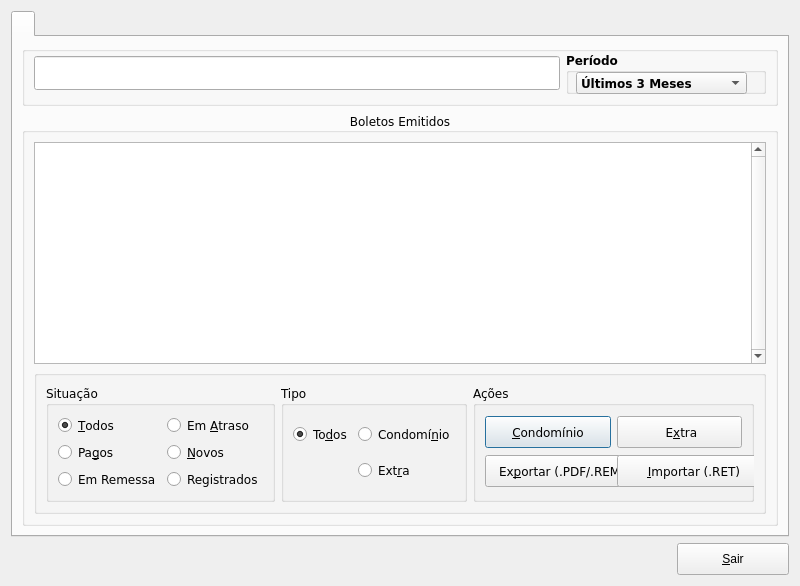
<?xml version="1.0" encoding="UTF-8"?>
<ui version="4.0">
 <class>Managerticket</class>
 <widget class="QDialog" name="Managerticket">
  <property name="geometry">
   <rect>
    <x>0</x>
    <y>0</y>
    <width>800</width>
    <height>586</height>
   </rect>
  </property>
  <property name="minimumSize">
   <size>
    <width>0</width>
    <height>0</height>
   </size>
  </property>
  <property name="windowTitle">
   <string/>
  </property>
  <property name="windowIcon">
   <iconset resource="../../icons/resources.qrc">
    <normaloff>:/png/marca-m.png</normaloff>:/png/marca-m.png</iconset>
  </property>
  <layout class="QGridLayout" name="gridLayout_4">
   <item row="0" column="0">
    <widget class="QTabWidget" name="tabWidget">
     <property name="font">
      <font>
       <family>Verdana</family>
       <pointsize>8</pointsize>
      </font>
     </property>
     <property name="focusPolicy">
      <enum>Qt::NoFocus</enum>
     </property>
     <property name="currentIndex">
      <number>0</number>
     </property>
     <widget class="QWidget" name="tab">
      <attribute name="title">
       <string/>
      </attribute>
      <layout class="QGridLayout" name="gridLayout_2">
       <item row="1" column="0">
        <widget class="QGroupBox" name="groupBoxItens">
         <property name="font">
          <font>
           <family>Verdana</family>
           <pointsize>9</pointsize>
           <weight>50</weight>
           <bold>false</bold>
          </font>
         </property>
         <property name="title">
          <string>Boletos Emitidos</string>
         </property>
         <property name="alignment">
          <set>Qt::AlignCenter</set>
         </property>
         <layout class="QGridLayout" name="gridLayout">
          <item row="1" column="0">
           <widget class="QGroupBox" name="groupBox_3">
            <property name="minimumSize">
             <size>
              <width>300</width>
              <height>0</height>
             </size>
            </property>
            <property name="title">
             <string/>
            </property>
            <layout class="QGridLayout" name="gridLayout_7">
             <item row="0" column="1">
              <widget class="QGroupBox" name="groupBox_6">
               <property name="title">
                <string>Tipo</string>
               </property>
               <layout class="QGridLayout" name="gridLayout_6">
                <item row="0" column="0">
                 <widget class="QRadioButton" name="radioButtonAllType">
                  <property name="text">
                   <string>To&amp;dos</string>
                  </property>
                  <property name="checked">
                   <bool>true</bool>
                  </property>
                 </widget>
                </item>
                <item row="0" column="1">
                 <widget class="QRadioButton" name="radioButtonTxCond">
                  <property name="text">
                   <string>Condomí&amp;nio</string>
                  </property>
                 </widget>
                </item>
                <item row="1" column="1">
                 <widget class="QRadioButton" name="radioButtonTxExtra">
                  <property name="text">
                   <string>Ext&amp;ra</string>
                  </property>
                 </widget>
                </item>
               </layout>
              </widget>
             </item>
             <item row="0" column="0">
              <widget class="QGroupBox" name="groupBox_5">
               <property name="title">
                <string>Situação</string>
               </property>
               <layout class="QGridLayout" name="gridLayout_5">
                <item row="1" column="1">
                 <widget class="QRadioButton" name="radioButtonNew">
                  <property name="text">
                   <string>&amp;Novos</string>
                  </property>
                 </widget>
                </item>
                <item row="1" column="0">
                 <widget class="QRadioButton" name="radioButtonPayed">
                  <property name="text">
                   <string>Pa&amp;gos</string>
                  </property>
                 </widget>
                </item>
                <item row="0" column="1">
                 <widget class="QRadioButton" name="radioButtonNotPayed">
                  <property name="text">
                   <string>Em &amp;Atraso</string>
                  </property>
                 </widget>
                </item>
                <item row="0" column="0">
                 <widget class="QRadioButton" name="radioButtonAll">
                  <property name="text">
                   <string>&amp;Todos</string>
                  </property>
                  <property name="checked">
                   <bool>true</bool>
                  </property>
                 </widget>
                </item>
                <item row="2" column="0">
                 <widget class="QRadioButton" name="radioButtonRemessa">
                  <property name="text">
                   <string>Em Remessa</string>
                  </property>
                 </widget>
                </item>
                <item row="2" column="1">
                 <widget class="QRadioButton" name="radioButtonRegistered">
                  <property name="text">
                   <string>Registrados</string>
                  </property>
                 </widget>
                </item>
               </layout>
              </widget>
             </item>
             <item row="0" column="2">
              <widget class="QGroupBox" name="groupBox">
               <property name="title">
                <string>Ações</string>
               </property>
               <layout class="QGridLayout" name="gridLayout_3">
                <item row="0" column="0">
                 <widget class="QPushButton" name="PshBtnTxCondominial">
                  <property name="minimumSize">
                   <size>
                    <width>112</width>
                    <height>32</height>
                   </size>
                  </property>
                  <property name="text">
                   <string>&amp;Condomínio</string>
                  </property>
                  <property name="icon">
                   <iconset resource="../../icons/resources.qrc">
                    <normaloff>:/png/icon_wallet.png</normaloff>:/png/icon_wallet.png</iconset>
                  </property>
                 </widget>
                </item>
                <item row="0" column="1">
                 <widget class="QPushButton" name="PshBtnTxExtra">
                  <property name="minimumSize">
                   <size>
                    <width>112</width>
                    <height>32</height>
                   </size>
                  </property>
                  <property name="text">
                   <string> E&amp;xtra</string>
                  </property>
                  <property name="icon">
                   <iconset resource="../../icons/resources.qrc">
                    <normaloff>:/png/icon_wallet_alt.png</normaloff>:/png/icon_wallet_alt.png</iconset>
                  </property>
                 </widget>
                </item>
                <item row="1" column="0">
                 <widget class="QPushButton" name="pushButtonExportar">
                  <property name="minimumSize">
                   <size>
                    <width>154</width>
                    <height>32</height>
                   </size>
                  </property>
                  <property name="text">
                   <string>Ex&amp;portar (.PDF/.REM)</string>
                  </property>
                  <property name="icon">
                   <iconset resource="../../icons/resources.qrc">
                    <normaloff>:/png/icon_download.png</normaloff>:/png/icon_download.png</iconset>
                  </property>
                 </widget>
                </item>
                <item row="1" column="1">
                 <widget class="QPushButton" name="pushButtonImport">
                  <property name="minimumSize">
                   <size>
                    <width>154</width>
                    <height>32</height>
                   </size>
                  </property>
                  <property name="text">
                   <string>&amp;Importar (.RET)</string>
                  </property>
                  <property name="icon">
                   <iconset resource="../../icons/resources.qrc">
                    <normaloff>:/png/icon_upload.png</normaloff>:/png/icon_upload.png</iconset>
                  </property>
                 </widget>
                </item>
               </layout>
              </widget>
             </item>
            </layout>
           </widget>
          </item>
          <item row="0" column="0">
           <widget class="QRadTableViewSearch" name="tableViewSearch">
            <property name="font">
             <font>
              <family>Verdana</family>
              <pointsize>8</pointsize>
             </font>
            </property>
            <property name="focusPolicy">
             <enum>Qt::NoFocus</enum>
            </property>
            <property name="styleSheet">
             <string notr="true"/>
            </property>
            <property name="lineWidth">
             <number>0</number>
            </property>
            <property name="verticalScrollBarPolicy">
             <enum>Qt::ScrollBarAlwaysOn</enum>
            </property>
            <property name="selectionBehavior">
             <enum>QAbstractItemView::SelectRows</enum>
            </property>
            <property name="sortingEnabled">
             <bool>true</bool>
            </property>
            <attribute name="horizontalHeaderDefaultSectionSize">
             <number>50</number>
            </attribute>
            <attribute name="horizontalHeaderMinimumSectionSize">
             <number>20</number>
            </attribute>
            <attribute name="verticalHeaderVisible">
             <bool>false</bool>
            </attribute>
            <attribute name="verticalHeaderDefaultSectionSize">
             <number>20</number>
            </attribute>
            <attribute name="verticalHeaderMinimumSectionSize">
             <number>18</number>
            </attribute>
           </widget>
          </item>
         </layout>
        </widget>
       </item>
       <item row="0" column="0">
        <widget class="QGroupBox" name="groupBox_2">
         <property name="minimumSize">
          <size>
           <width>0</width>
           <height>60</height>
          </size>
         </property>
         <property name="maximumSize">
          <size>
           <width>16777215</width>
           <height>60</height>
          </size>
         </property>
         <property name="font">
          <font>
           <family>Verdana</family>
           <pointsize>9</pointsize>
           <weight>75</weight>
           <bold>true</bold>
          </font>
         </property>
         <property name="title">
          <string/>
         </property>
         <property name="alignment">
          <set>Qt::AlignHCenter|Qt::AlignTop</set>
         </property>
         <layout class="QHBoxLayout" name="horizontalLayout">
          <property name="spacing">
           <number>6</number>
          </property>
          <property name="leftMargin">
           <number>9</number>
          </property>
          <property name="topMargin">
           <number>0</number>
          </property>
          <property name="rightMargin">
           <number>9</number>
          </property>
          <property name="bottomMargin">
           <number>9</number>
          </property>
          <item>
           <widget class="QRadLineEditFakeEnter" name="lineEditSearch">
            <property name="minimumSize">
             <size>
              <width>0</width>
              <height>34</height>
             </size>
            </property>
            <property name="maximumSize">
             <size>
              <width>16777215</width>
              <height>34</height>
             </size>
            </property>
            <property name="font">
             <font>
              <family>Verdana</family>
              <pointsize>18</pointsize>
             </font>
            </property>
           </widget>
          </item>
          <item>
           <widget class="QGroupBox" name="groupBox_4">
            <property name="minimumSize">
             <size>
              <width>200</width>
              <height>0</height>
             </size>
            </property>
            <property name="title">
             <string>Período</string>
            </property>
            <widget class="QComboBox" name="comboBoxMonth">
             <property name="geometry">
              <rect>
               <x>10</x>
               <y>20</y>
               <width>171</width>
               <height>22</height>
              </rect>
             </property>
             <item>
              <property name="text">
               <string>Últimos 3 Meses</string>
              </property>
             </item>
             <item>
              <property name="text">
               <string>Últimos 6 Meses</string>
              </property>
             </item>
             <item>
              <property name="text">
               <string>Ano Atual</string>
              </property>
             </item>
             <item>
              <property name="text">
               <string>Tudo</string>
              </property>
             </item>
            </widget>
           </widget>
          </item>
         </layout>
        </widget>
       </item>
      </layout>
     </widget>
    </widget>
   </item>
   <item row="2" column="0" alignment="Qt::AlignRight">
    <widget class="QPushButton" name="PshBtnSair">
     <property name="minimumSize">
      <size>
       <width>112</width>
       <height>32</height>
      </size>
     </property>
     <property name="maximumSize">
      <size>
       <width>112</width>
       <height>32</height>
      </size>
     </property>
     <property name="text">
      <string>&amp;Sair</string>
     </property>
     <property name="icon">
      <iconset resource="../../icons/resources.qrc">
       <normaloff>:/png/shutdown-icon.png</normaloff>:/png/shutdown-icon.png</iconset>
     </property>
    </widget>
   </item>
  </layout>
 </widget>
 <customwidgets>
  <customwidget>
   <class>QRadLineEditFakeEnter</class>
   <extends>QLineEdit</extends>
   <header location="global">qradlineeditfakeenter.h</header>
  </customwidget>
  <customwidget>
   <class>QRadTableViewSearch</class>
   <extends>QTableView</extends>
   <header>qradtableviewsearch.h</header>
  </customwidget>
 </customwidgets>
 <resources>
  <include location="../../icons/resources.qrc"/>
  <include location="../../icons/resources.qrc"/>
  <include location="../../icons/resources.qrc"/>
 </resources>
 <connections/>
</ui>
